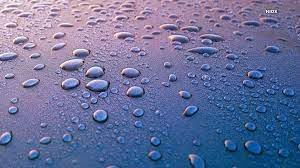
#> input picture images/1.jpg, 300 x 168 px; its folder holds 4 pictures in this run
$ python effects.py
#> lines starting #> are read from the running program, lines starting #| are printed output that depends on the picture; after the words box and inside, x2 and y2 are one past the last pixel; in counts of white or black regions, pixels touching at a corner belong together
# %%
import os
import cv2
import math
import numpy as np
import matplotlib.pyplot as plt

# %%
images_base_path = "../images"
save_base_path = "../results"

# %%
def gradient_blur(img):
    # Get the center of the image
    h, w, _ = img.shape
    cy, cx = h // 2, w // 2

    # Calculate a normalized radius for each pixel
    y_idxs, x_idxs = np.ogrid[:h, :w]
    normalized_radius = np.sqrt((x_idxs - cx)**2 + (y_idxs - cy)**2) / np.sqrt(cx**2 + cy**2)

    # Divide the image into eight blur levels
    blur_levels = np.clip(normalized_radius * 8, 0, 7).astype(np.int_)

    # Blur the image eight times with varying standard deviations
    blurred_images = [cv2.GaussianBlur(img, (0, 0), (i+1)/2) for i in range(8)]

    # Combine the blurred images based on the blur level of each pixel
    combined_blurred = np.zeros_like(img)
    for i in range(8):
        mask = blur_levels == i
        combined_blurred[mask] = blurred_images[i][mask]

    return combined_blurred


# %%
imgs = [cv2.imread(f'{images_base_path}/{i}.jpg') for i in range(1, 4)]
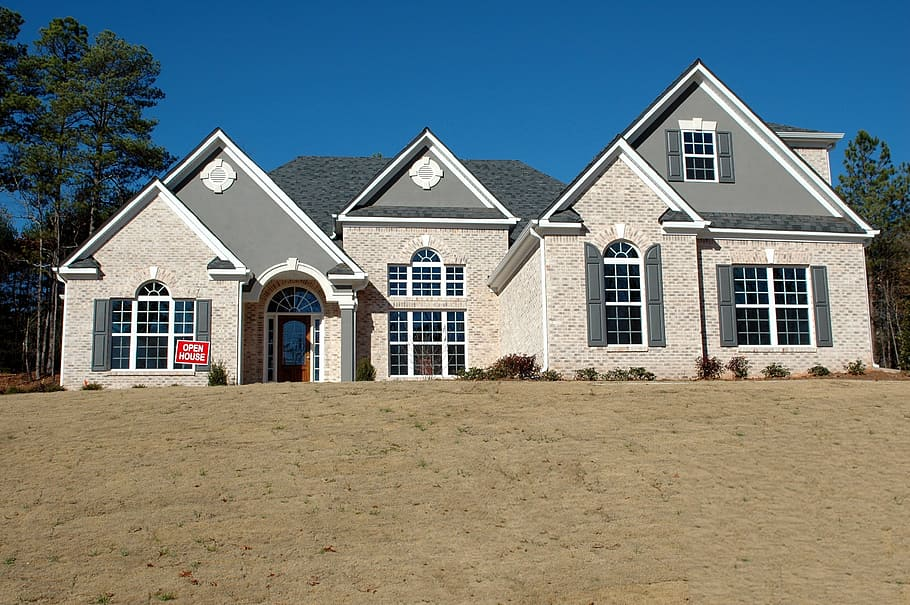
#> input picture images/2.jpg, 910 x 605 px
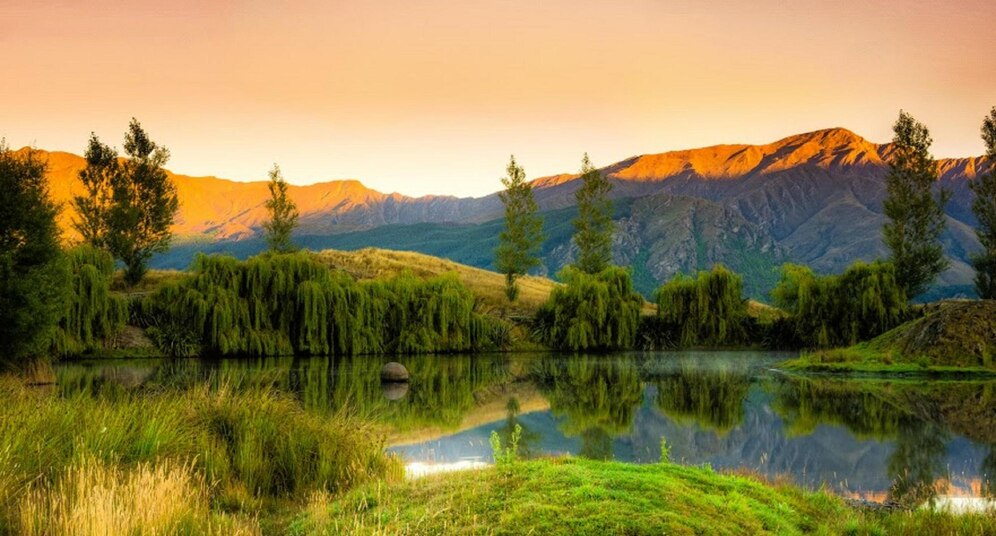
#> input picture images/3.jpg, 996 x 536 px
#> imgs = 3 items
blurred_imgs = [gradient_blur(img) for img in imgs]
#> in gradient_blur, `blurred_images = [cv2.GaussianBlur(img, (0, 0), (i+1)/2) for i in rang..`: blurred_images = 8 items
#> in gradient_blur, img is the input picture: shape (168, 300, 3); mean B, G, R 155.8, 113.4, 105.8
#> in gradient_blur (call 2), `h, w, _ = img.shape`: h = 605; w = 910
#> in gradient_blur (call 2), `cy, cx = h // 2, w // 2`: cy = 302; cx = 455
#> in gradient_blur (call 2), `y_idxs, x_idxs = np.ogrid[:h, :w]`: y_idxs = 605 values from 0 to 604
#> in gradient_blur (call 2), `blur_levels = np.clip(normalized_radius * 8, 0, 7).astype(np.int_)`: blur_levels: shape (605, 910) int64; 8 distinct labels, from 0 to 7
#> in gradient_blur, img is the input picture: shape (605, 910, 3); mean B, G, R 121.3, 124.4, 116.5
#> the loop in gradient_blur (call 2), `for i in range(8):` made 8 passes
#> pass 1, in gradient_blur (call 2), `mask = blur_levels == i`:
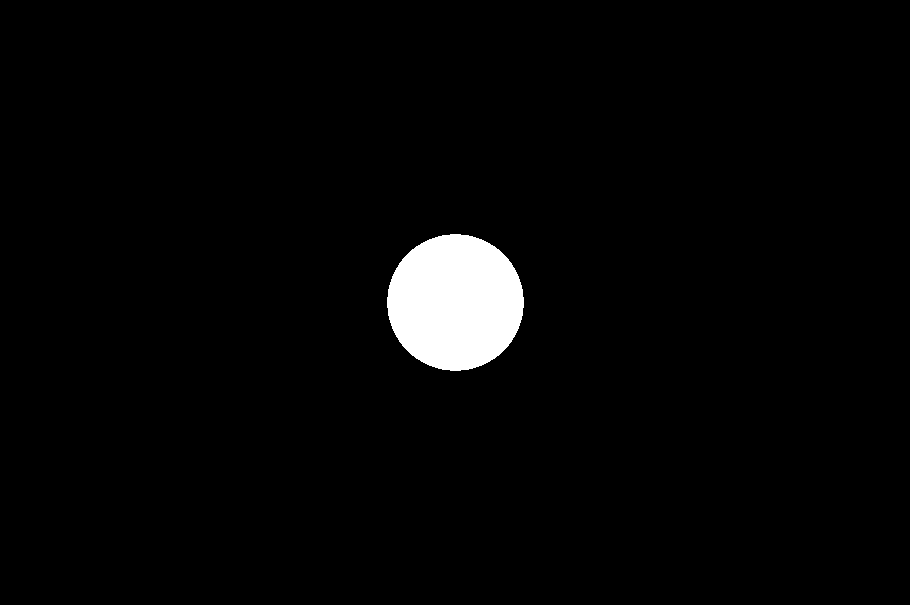
#> mask: shape (605, 910) bool; 2.7% white; 1 white region, box (x1, y1, x2, y2) and area: (387, 234, 524, 371) 14649
#> in gradient_blur (call 3), `h, w, _ = img.shape`: h = 536; w = 996
#> in gradient_blur (call 3), `cy, cx = h // 2, w // 2`: cy = 268; cx = 498
#> in gradient_blur (call 3), `y_idxs, x_idxs = np.ogrid[:h, :w]`: y_idxs = 536 values from 0 to 535
#> in gradient_blur (call 3), `blur_levels = np.clip(normalized_radius * 8, 0, 7).astype(np.int_)`:
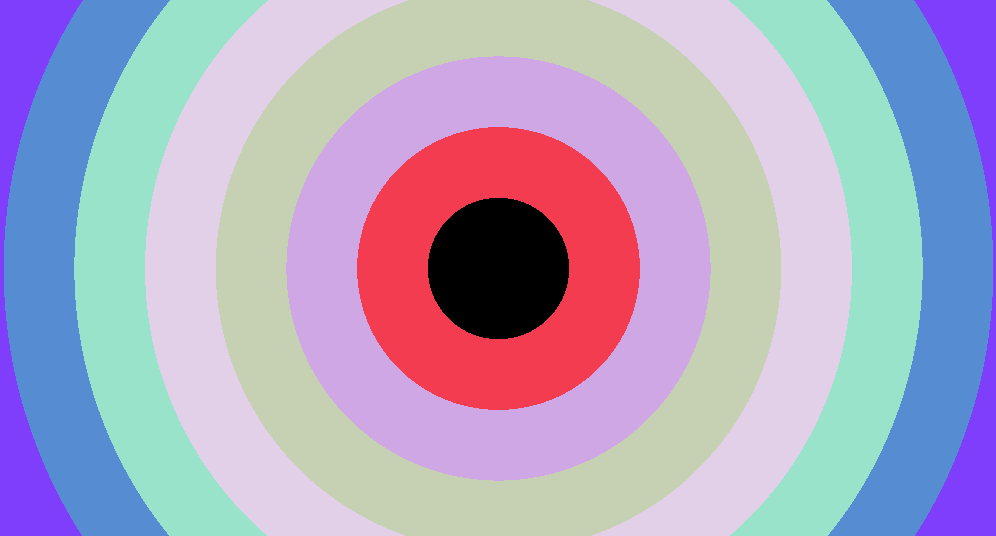
#> blur_levels: shape (536, 996) int64; 8 distinct labels, from 0 to 7; one colour per label, 0 black
#> in gradient_blur, img is the input picture: shape (536, 996, 3); mean B, G, R 74.5, 124.6, 138.7
#> blurred_imgs = 3 items
os.makedirs(f'{save_base_path}/gradient_blur', exist_ok=True)
for i, img in enumerate(blurred_imgs):
    cv2.imwrite(f'{save_base_path}/gradient_blur/{i+1}.jpg', img)
#> this loop made 3 passes

# %%
def vignetting(img, d=1.0):
#> called with d = 1
    h, w, _ = img.shape
#> h = 168; w = 300
    cy, cx = h // 2, w // 2
#> cy = 84; cx = 150

    # Calculate the distance of each pixel from the center
    y_idxs, x_idxs = np.ogrid[:h, :w]
#> y_idxs = 168 values from 0 to 167
    radius = np.sqrt((x_idxs - cx)**2 + (y_idxs - cy)**2) / np.sqrt(cx**2 + cy**2)

    # Calculate the angle theta
    theta = radius / d

    # Compute the vignetting mask using cos^4(theta)
    vignette = np.cos(theta)**4
    vignette = vignette[..., np.newaxis]

    return (img*vignette).astype(np.uint8)

# %%
imgs = [cv2.imread(f'{images_base_path}/{i}.jpg') for i in range(1, 4)]
blurred_imgs = [vignetting(img) for img in imgs]
#> call 2 of vignetting, with d = 1
#> in vignetting (call 2), `h, w, _ = img.shape`: h = 605; w = 910
#> in vignetting (call 2), `cy, cx = h // 2, w // 2`: cy = 302; cx = 455
#> in vignetting (call 2), `y_idxs, x_idxs = np.ogrid[:h, :w]`: y_idxs = 605 values from 0 to 604
#> in vignetting (call 2), `return (img*vignette).astype(np.uint8)`:
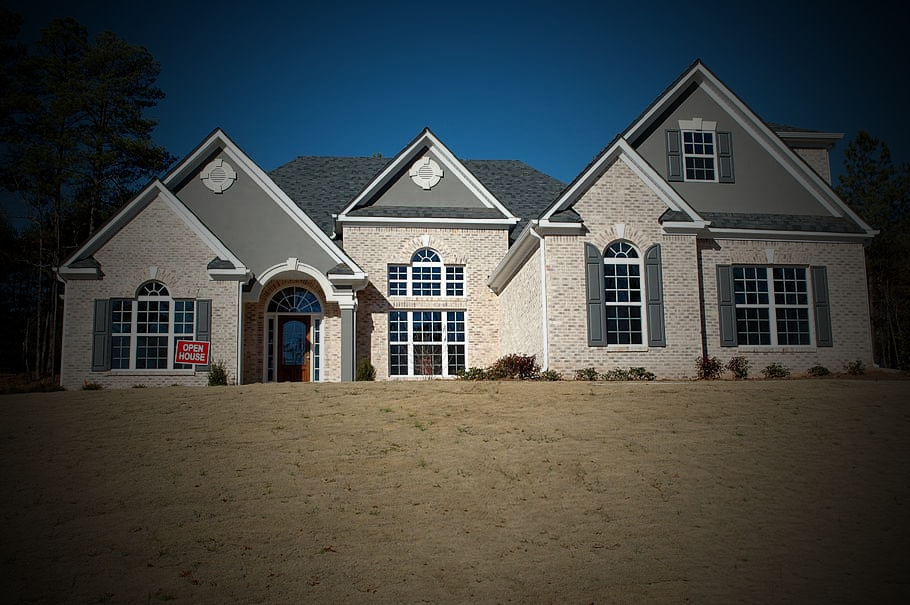
#> returned value: shape (605, 910, 3); mean of channels 0, 1, 2 68.4, 70.6, 67.1; drawn as B, G, R
os.makedirs(f'{save_base_path}/vignette', exist_ok=True)
for i, img in enumerate(blurred_imgs):
    cv2.imwrite(f'{save_base_path}/vignette/{i+1}.jpg', img)

# %%
def convert_K_to_RGB(colour_temperature):
    """
    Converts from K to RGB, algorithm courtesy of
    http://www.tannerhelland.com/4435/convert-temperature-rgb-algorithm-code/
    """
    #range check
    if colour_temperature < 1000:
        colour_temperature = 1000
    elif colour_temperature > 40000:
        colour_temperature = 40000

    tmp_internal = colour_temperature / 100.0

    # red
    if tmp_internal <= 66:
        red = 255
    else:
        tmp_red = 329.698727446 * math.pow(tmp_internal - 60, -0.1332047592)
        if tmp_red < 0:
            red = 0
        elif tmp_red > 255:
            red = 255
        else:
            red = tmp_red

    # green
    if tmp_internal <=66:
        tmp_green = 99.4708025861 * math.log(tmp_internal) - 161.1195681661
        if tmp_green < 0:
            green = 0
        elif tmp_green > 255:
            green = 255
        else:
            green = tmp_green
    else:
        tmp_green = 288.1221695283 * math.pow(tmp_internal - 60, -0.0755148492)
        if tmp_green < 0:
            green = 0
        elif tmp_green > 255:
            green = 255
        else:
            green = tmp_green

    # blue
    if tmp_internal >=66:
        blue = 255
    elif tmp_internal <= 19:
        blue = 0
    else:
        tmp_blue = 138.5177312231 * math.log(tmp_internal - 10) - 305.0447927307
        if tmp_blue < 0:
            blue = 0
        elif tmp_blue > 255:
            blue = 255
        else:
            blue = tmp_blue

    return red, green, blue

def change_color_temperature(img, temperature, alpha=0.5):
#> called with temperature = 10000, alpha = 0.5
    h, w, _ = img.shape
#> h = 168; w = 300
    color = convert_K_to_RGB(temperature)
    overlay = np.ones((h, w, 3)) * color
    blended = cv2.addWeighted(img, 1 - alpha, overlay.astype(np.uint8), alpha, 0)
    return blended

# %%
imgs = [cv2.imread(f'{images_base_path}/{i}.jpg') for i in range(1, 4)]
blurred_imgs = [change_color_temperature(img, 10000) for img in imgs]
#> call 2 of change_color_temperature, with temperature = 10000, alpha = 0.5
#> in change_color_temperature (call 2), `h, w, _ = img.shape`: h = 605; w = 910
#> in change_color_temperature (call 2), `blended = cv2.addWeighted(img, 1 - alpha, overlay.astype(np.uint8), al..`:
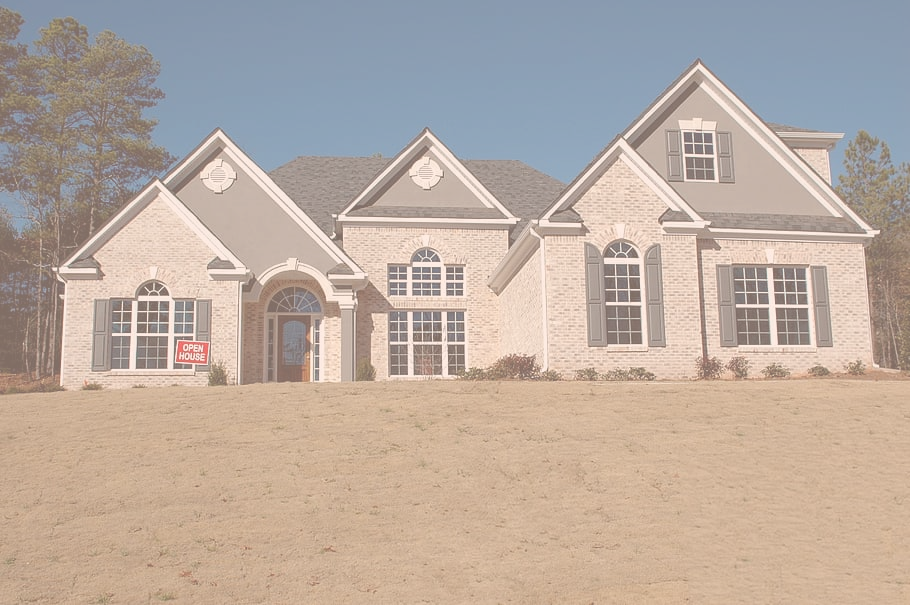
#> blended: shape (605, 910, 3); mean B, G, R 161.1, 171.2, 185.8
#> call 3 of change_color_temperature, with temperature = 10000, alpha = 0.5
#> in change_color_temperature (call 3), `h, w, _ = img.shape`: h = 536; w = 996
#> in change_color_temperature (call 3), `blended = cv2.addWeighted(img, 1 - alpha, overlay.astype(np.uint8), al..`:
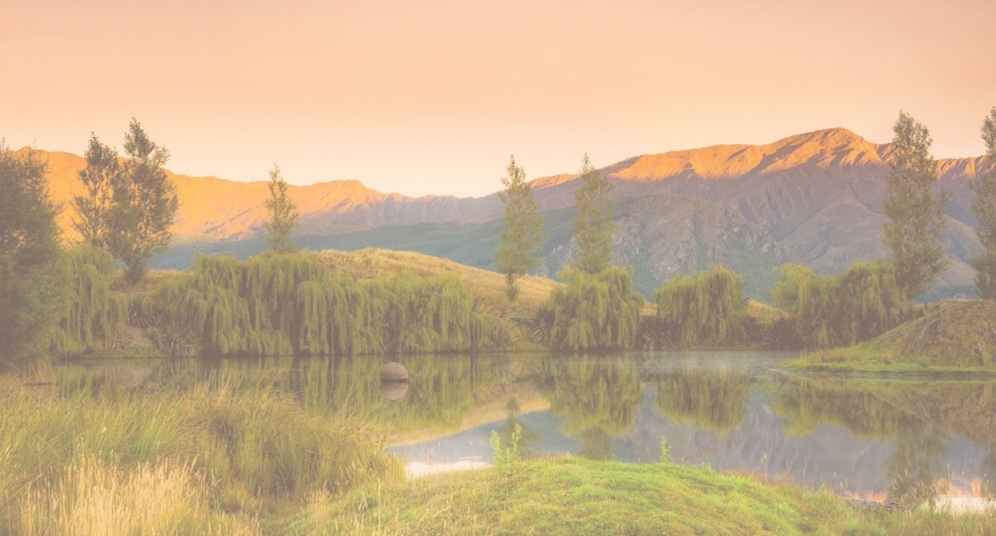
#> blended: shape (536, 996, 3); mean B, G, R 137.7, 171.3, 196.9
os.makedirs(f'{save_base_path}/color_temperature', exist_ok=True)
for i, img in enumerate(blurred_imgs):
    cv2.imwrite(f'{save_base_path}/color_temperature/{i+1}.jpg', img)
